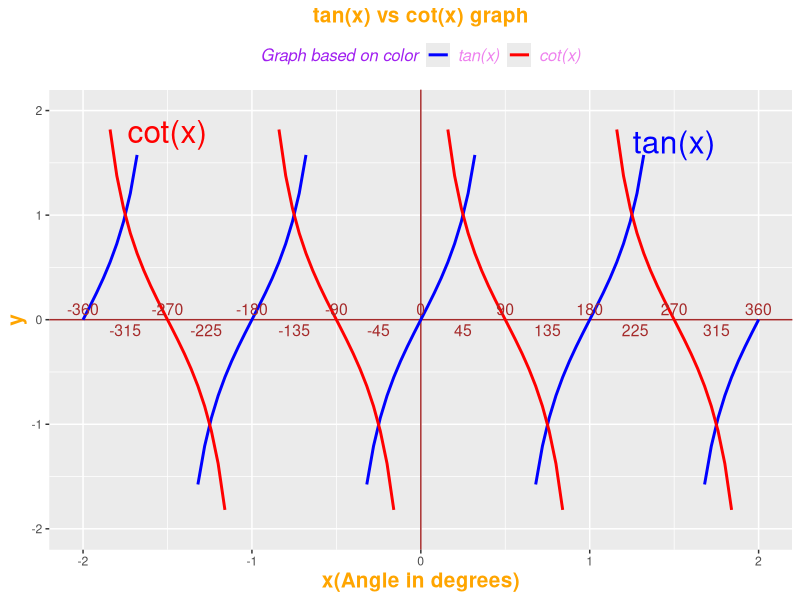

This figure's R source:
f1<-function(x){tanpi(x)} #sinpi(x)=sin(pi*x),since inside bracket sin() takes value as radian so we have used sinpi()
f2<-function(x){1/tanpi(x)} #So if angle is 90 degrees we can write x=90/180 i.e. sinpi(90/180)==sin(pi/2)(since pi radian==180 degrees)

library(ggplot2)
ggplot()+
  xlim(-2,2)+
  ylim(-2,2)+
  geom_hline(yintercept = 0,color="brown",lwd=0.5)+
  geom_vline(xintercept = 0,color="brown",lwd=0.5)+
  geom_function(fun=f1,aes(color="blue"),lwd=1)+
  geom_function(fun=f2,aes(color="red"),lwd=1)+
  labs(title="tan(x) vs cot(x) graph",x="x(Angle in degrees)",y="y")+
  scale_color_manual(name="Graph based on color",labels=c("tan(x)","cot(x)"),values=c("blue","red"))+
  theme(plot.title=element_text(face="bold",color="orange",size=15,hjust =0.5),
         axis.title.x=element_text(face="bold",color="orange",size = 15),
         axis.title.y=element_text(face="bold",color="orange",size=15),
         legend.title=element_text(face="italic",color="purple",size=12),
         legend.text=element_text(face="italic",color="violet",size=12),
         legend.position="top")+
  annotate(geom="text",label="tan(x)",color="blue",size=8,x=1.5,y=1.7)+
  annotate(geom="text",label="cot(x)",color="red",size=8,x=-1.5,y=1.8)+
  annotate(geom="text",label=c("-315","-225","-135","-45","45","135","225","315"),color="brown",x=c(-1.75,-1.27,-0.75,-0.25,0.25,0.75,1.27,1.75),y=-0.1,size=4)+
  annotate(geom="text",label=c("-360","-270","-180","-90","0","90","180","270","360"),color="brown",x=c(-2,-1.5,-1,-0.5,0,0.5,1,1.5,2),y=0.1,size=4)
  
  